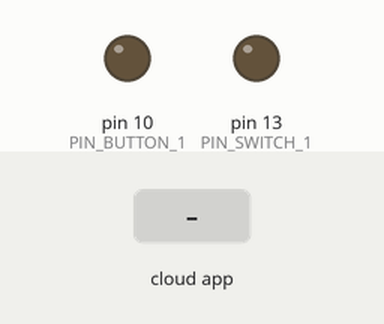
Recording of a sketch running on a simulated Arduino Uno, built with avr-gcc and run on an emulated ATmega328P. Shown: output pins drawn as LEDs (lit = HIGH). The inputs (shaded band) are chosen by the test bench. The RemoteXY app is connected.

Above: at 1.2 s.
1.3 s: the phone or cloud app sets switch_1 to 1
At 1.9 s:
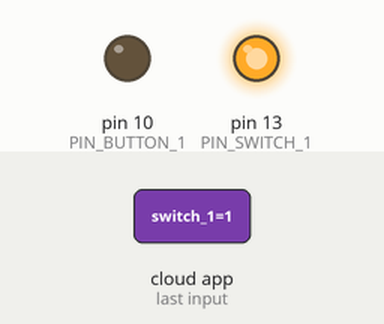
2.8 s: the phone or cloud app sets button_1 to 1
At 3.1 s:
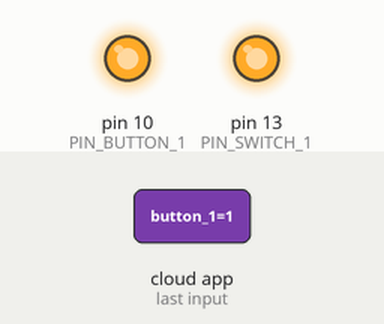
4.3 s: the phone or cloud app sets switch_1 to 0
At 5.4 s:
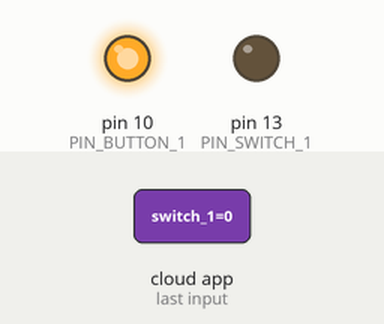
5.8 s: the phone or cloud app sets button_1 to 0
At 6.6 s:
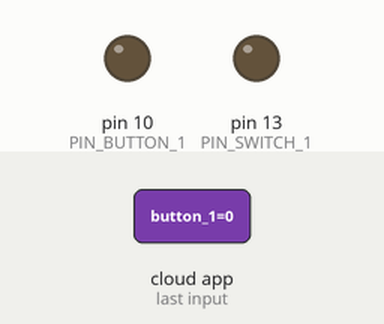
Timing chart, 0 to 8.3 s (numbered marks = the images above; inputs shaded):
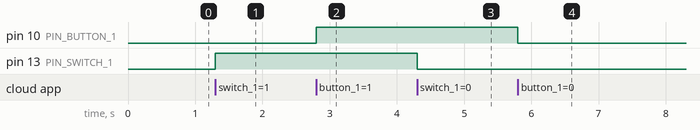

The sketch:

esp8266-01_led.ino
```cpp
// (licence header left out)
//////////////////////////////////////////////
//        RemoteXY include library          //
//////////////////////////////////////////////

// RemoteXY select connection mode and include library
#define REMOTEXY_MODE__ESP8266_SOFTSERIAL_POINT
#include <SoftwareSerial.h>

#include <RemoteXY.h>

// RemoteXY connection settings
#define REMOTEXY_SERIAL_RX 2
#define REMOTEXY_SERIAL_TX 3
#define REMOTEXY_SERIAL_SPEED 9600
#define REMOTEXY_WIFI_SSID "RemoteXY"
#define REMOTEXY_WIFI_PASSWORD "12345678"
#define REMOTEXY_SERVER_PORT 6377


// RemoteXY configurate
#pragma pack(push, 1)
uint8_t RemoteXY_CONF[] =   // 44 bytes
  { 255,2,0,0,0,37,0,16,31,2,2,0,20,8,22,11,21,8,22,11,
  1,26,31,31,79,78,0,79,70,70,0,1,0,69,7,12,12,21,32,12,
  12,136,31,0 };

// this structure defines all the variables and events of your control interface
struct {

    // input variables
  uint8_t switch_1; // =1 if switch ON and =0 if OFF
  uint8_t button_1; // =1 if button pressed, else =0

    // other variable
  uint8_t connect_flag;  // =1 if wire connected, else =0

} RemoteXY;
#pragma pack(pop)

/////////////////////////////////////////////
//           END RemoteXY include          //
/////////////////////////////////////////////

#define PIN_SWITCH_1 13
#define PIN_BUTTON_1 10


void setup()
{
  RemoteXY_Init ();

  pinMode (PIN_SWITCH_1, OUTPUT);
  pinMode (PIN_BUTTON_1, OUTPUT);

  // TODO you setup code

}

void loop()
{
  RemoteXY_Handler ();

  digitalWrite(PIN_SWITCH_1, (RemoteXY.switch_1==0)?LOW:HIGH);
  digitalWrite(PIN_BUTTON_1, (RemoteXY.button_1==0)?LOW:HIGH);

  // TODO you loop code
  // use the RemoteXY structure for data transfer
  // do not call delay()


}
```

Measured:
- after the input at 1.3 s, pin 13 (PIN_SWITCH_1): LOW → HIGH at once
- after the input at 2.8 s, pin 10 (PIN_BUTTON_1): LOW → HIGH at once
- after the input at 4.3 s, pin 13 (PIN_SWITCH_1): HIGH → LOW at once
- after the input at 5.8 s, pin 10 (PIN_BUTTON_1): HIGH → LOW at once
